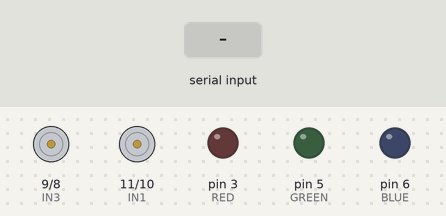
The sketch below on a simulated Arduino Uno, built with avr-gcc and run on an emulated ATmega328P. Parts: motor-driver pin pairs drawn as motors (green arrow = first pin HIGH = forward, orange = second pin HIGH = backward, longer = more drive), output pins drawn as LEDs (lit = HIGH). The test bench sets the inputs (shaded band). What the sketch prints to the serial monitor is not drawn.

Above: at 1.2 s.
1.3 s: "90,45\n" received over Serial
At 2.4 s:
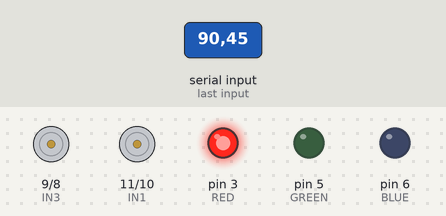
2.8 s: "30,150\n" received over Serial
4.3 s: "2\n" received over Serial
At 4.7 s:
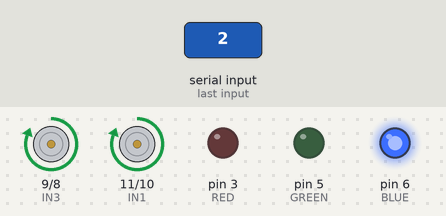
5.8 s: "0\n" received over Serial
At 7.0 s:
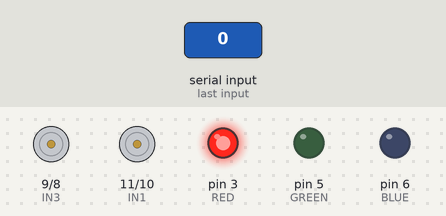
7.3 s: "1\n" received over Serial
At 8.1 s:
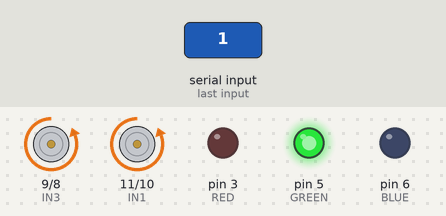
Timing chart, 0 to 9.8 s (numbered marks = the images above; inputs shaded):
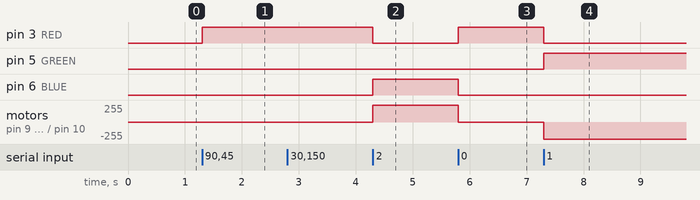

Measured:
- after the input at 1.3 s, pin 3 (RED): LOW → HIGH at once
- after the input at 4.3 s, pin 3 (RED): HIGH → LOW at once; pin 6 (BLUE): LOW → HIGH at once; motor on pin 9 (IN3) / pin 8 (IN4), motor on pin 11 (IN1) / pin 10 (IN2): stopped → forward 255/255 at once
- after the input at 5.8 s, pin 3 (RED): LOW → HIGH at once; pin 6 (BLUE): HIGH → LOW at once; motor on pin 9 (IN3) / pin 8 (IN4), motor on pin 11 (IN1) / pin 10 (IN2): forward 255/255 → stopped at once
- after the input at 7.3 s, pin 3 (RED): HIGH → LOW at once; pin 5 (GREEN): LOW → HIGH at once; motor on pin 9 (IN3) / pin 8 (IN4), motor on pin 11 (IN1) / pin 10 (IN2): stopped → backward 255/255 at once

The sketch:

ino_code.ino
```cpp
int c;
int RED = 3;
int GREEN = 5;
int BLUE = 6;
int IN1 = 11;
int IN2 = 10;
int IN3 = 9;
int IN4 = 8;

void setup() {
  Serial.begin(9600);
  pinMode(RED, OUTPUT);
  pinMode(GREEN, OUTPUT);
  pinMode(BLUE, OUTPUT);
  pinMode(IN1, OUTPUT);
  pinMode(IN2, OUTPUT);
  pinMode(IN3, OUTPUT);
  pinMode(IN4, OUTPUT);
}

void loop() {
  if (Serial.available()) {
    c = Serial.read() - 48;
    Serial.print(c);

    if(c == 0){
      digitalWrite(RED, HIGH);
      digitalWrite(GREEN, LOW);
      digitalWrite(BLUE, LOW);

      digitalWrite(IN1, LOW);
      digitalWrite(IN2, LOW);
      digitalWrite(IN3, LOW);
      digitalWrite(IN4, LOW);
    }

    if(c == 1){
      digitalWrite(RED, LOW);
      digitalWrite(GREEN, HIGH);
      digitalWrite(BLUE, LOW);

      digitalWrite(IN1, LOW);
      digitalWrite(IN2, HIGH);
      digitalWrite(IN3, LOW);
      digitalWrite(IN4, HIGH);
    }

    if(c == 2){
      digitalWrite(RED, LOW);
      digitalWrite(GREEN, LOW);
      digitalWrite(BLUE, HIGH);

      digitalWrite(IN1, HIGH);
      digitalWrite(IN2, LOW);
      digitalWrite(IN3, HIGH);
      digitalWrite(IN4, LOW);
    }
  }
}
```
